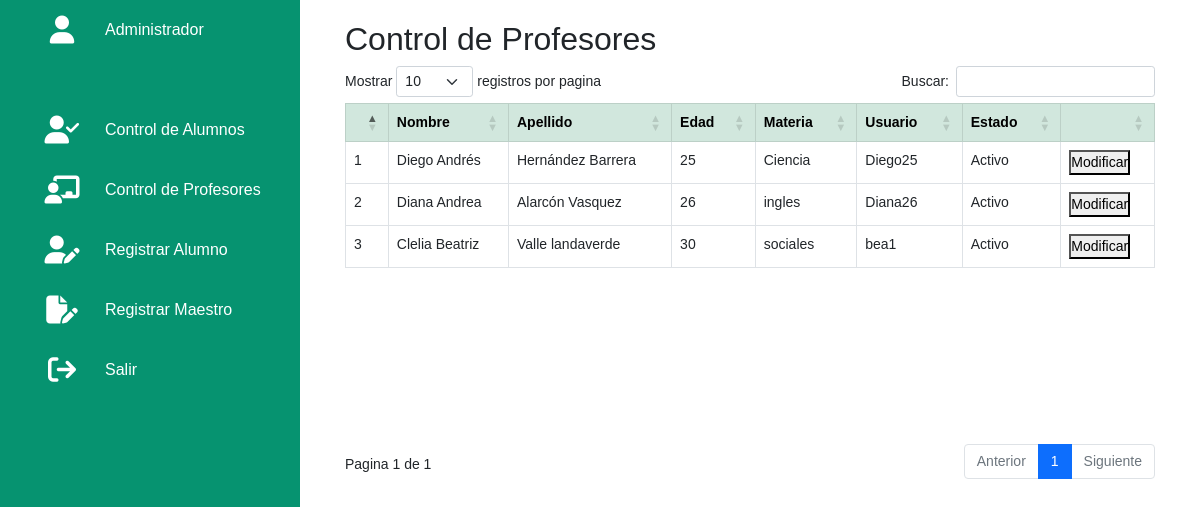
Page /Vista/Vista_Administrador/listaProfesor.php on the committed database.
### tables this page shows
CREATE TABLE `profesor` (
  `Id` int(11) NOT NULL,
  `Nombre` varchar(50) NOT NULL,
  `Apellido` varchar(50) NOT NULL,
  `Edad` int(2) NOT NULL,
  `Idmateria` int(11) NOT NULL,
  `Usuario` varchar(8) NOT NULL,
  `Password` varchar(10) NOT NULL,
  `idroles` int(11) NOT NULL,
  `idEstado` int(11) NOT NULL
);

CREATE TABLE `materia` (
  `id` int(11) NOT NULL,
  `nombre` varchar(100) NOT NULL
);

CREATE TABLE `estado` (
  `Id` int(11) NOT NULL,
  `tipoEstado` varchar(10) NOT NULL
);

### Clases/conexion.php (called while the page is built, shortened)
<?php
class Conexion{
    public $servername = "localhost";
    public $username = "root";
    public $password = "";
    public $database = "notas";
    public function conexionDB(){
        $this->con = mysqli_connect($this->servername, $this->username, $this->password, $this->database);
    }
}
?>

### Clases/Profesor.php (the view, shortened to what this page needs)
<?php
class Profesor extends Persona{
    public function listaProfesor($rol){
        $query = "SELECT profesor.*, materia.nombre AS materia, estado.tipoEstado AS estado FROM profesor INNER JOIN materia on profesor.Idmateria=materia.id INNER JOIN estado ON profesor.idEstado=estado.Id WHERE profesor.idEstado=$rol";
        $result = mysqli_query($this->con, $query);
        $cont = 1;
        while($imp = mysqli_fetch_array($result)){
            $tabla = "<tr>";
                $tabla .= "<td>".$cont."</td>";
                $tabla .= "<td>".$imp['Nombre']."</td>";
                $tabla .= "<td>". $imp['Apellido'] ."</td>";
                $tabla .= "<td>". $imp['Edad'] ."</td>";
                $tabla .= "<td>". $imp['materia'] ."</td>";
                $tabla .= "<td>". $imp['Usuario'] ."</td>";
                $tabla .= "<td>". $imp['estado'] ."</td>";
                $tabla .= "<form action='modificarProfesor.php' method='POST'>";
                    $tabla .= "<td><button name='idprofesor' value='".$imp['Id']."'>Modificar</button></td>";
                $tabla .= "</form>";
            $tabla .= "</tr>";
            echo $tabla;
            $cont++;
        }
    }
}
?>

### style/administrador.css (style rules this page uses)
* { margin: 0; padding: 0; box-sizing: border-box; font-family:'Lucida Sans', 'Lucida Sans Regular', 'Lucida Grande', 'Lucida Sans Unicode', Geneva, Verdana, sans-serif }
:root { --color:#069370; --white: #fff; --grey: #f5f5f5; --black: #222; --black2: #999; }
body { min-height: 100vh; overflow-x: hidden; }

### rows in the picture
profesor: Nombre "Diego Andrés", Apellido "Hernández Barrera", Edad "25", Idmateria.nombre "Ciencia", Usuario "Diego25", idEstado.tipoEstado "Activo"
profesor: Nombre "Diana Andrea", Apellido "Alarcón Vasquez", Edad "26", Idmateria.nombre "ingles", Usuario "Diana26", idEstado.tipoEstado "Activo"
profesor: Nombre "Clelia Beatriz", Apellido "Valle landaverde", Edad "30", Idmateria.nombre "sociales", Usuario "bea1", idEstado.tipoEstado "Activo"
